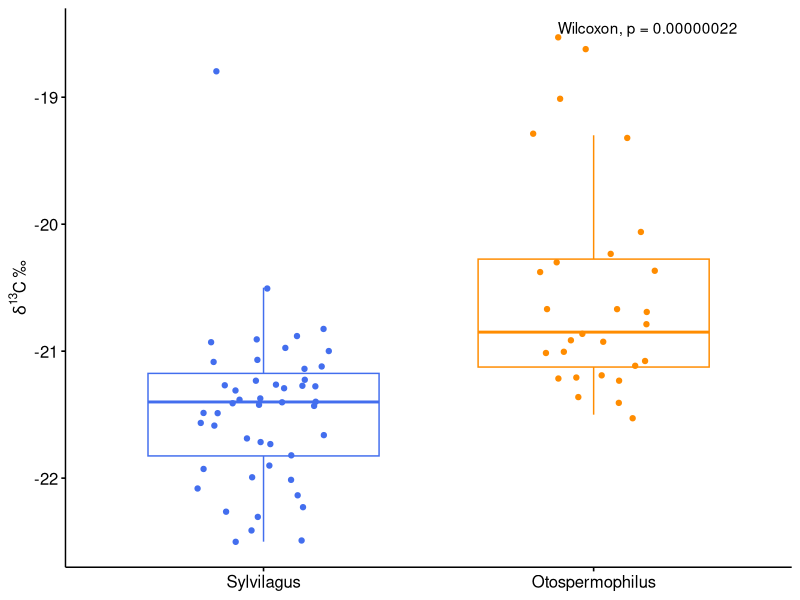
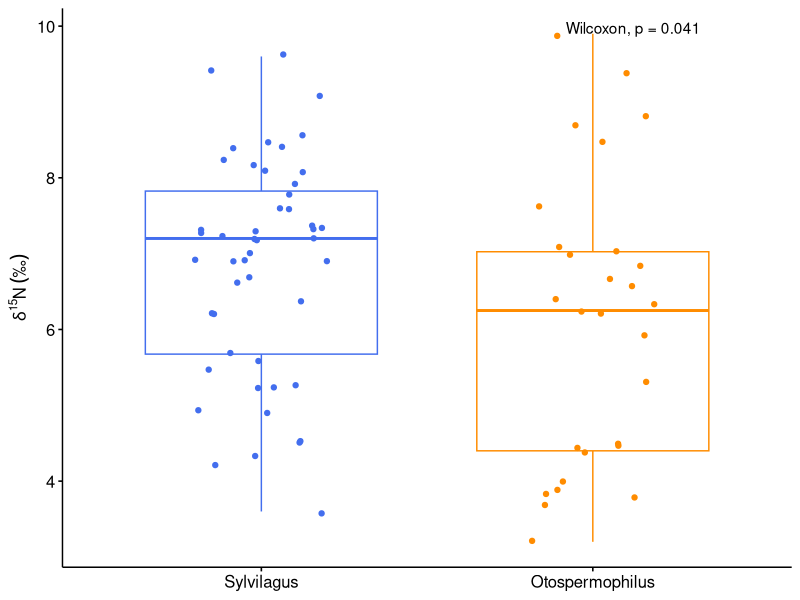
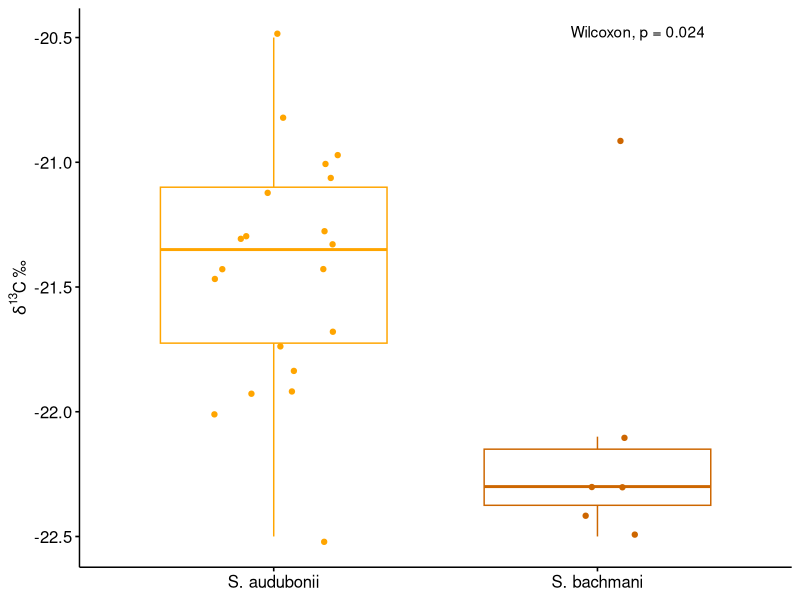
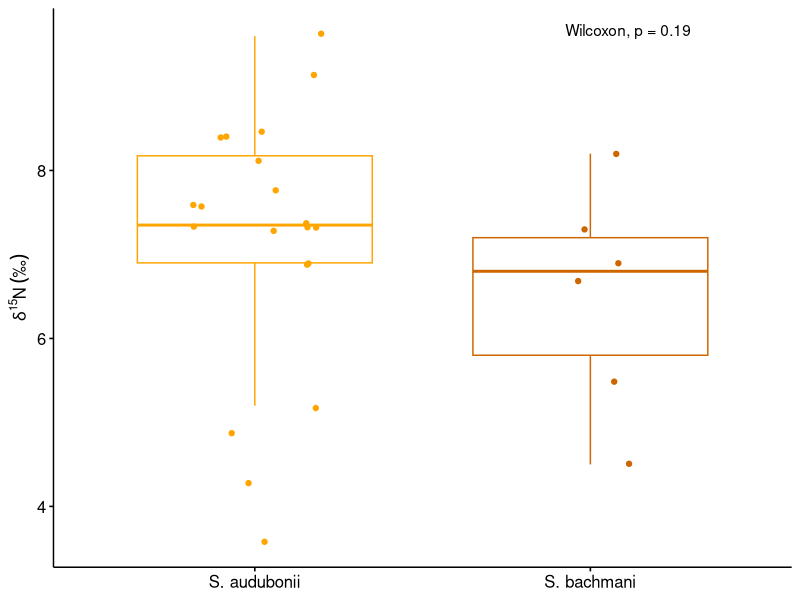
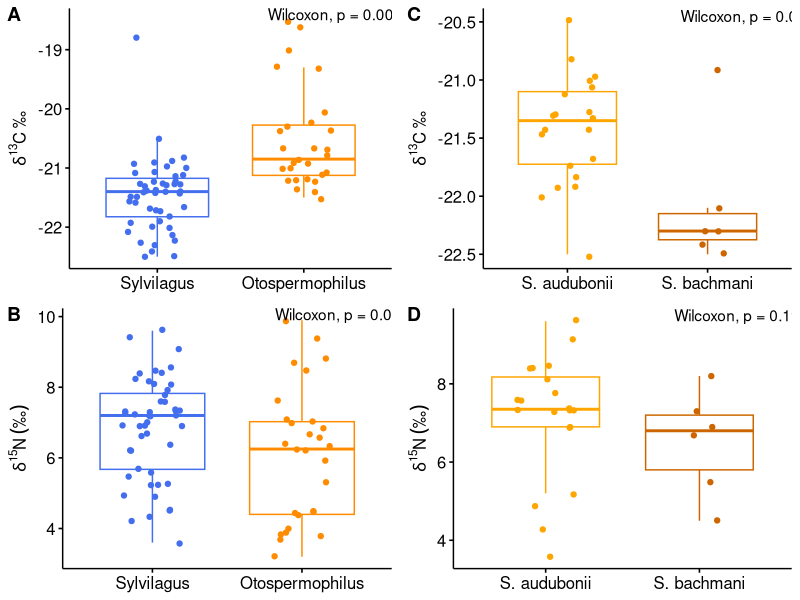
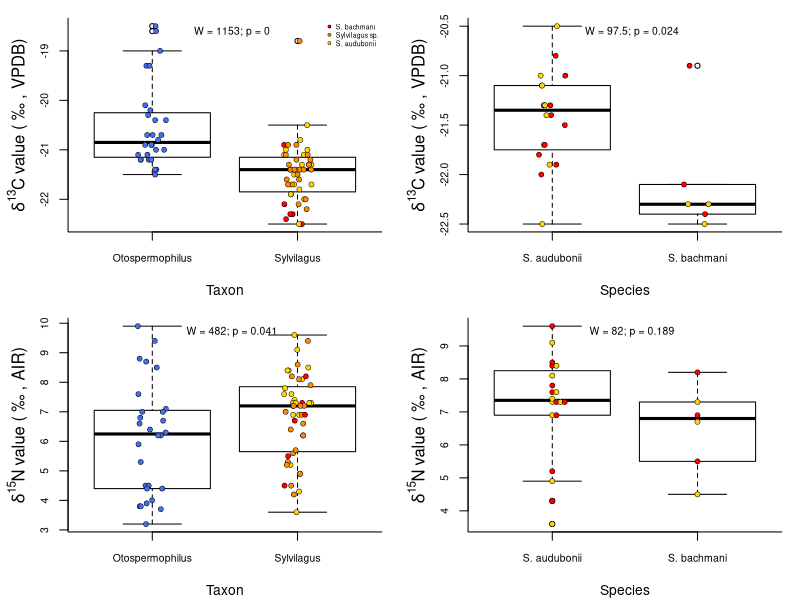

These figures' R source, in order:
options(scipen=999)
library(ggplot2)
library(tidyverse)
library(ggpubr)


# library(scales)
# library(RColorBrewer)
# library(rstatix)

# Read in file
iso_dat <- read.csv(file="data/processed/final_dataset_focaltaxa_finalAMSruns_with_isotopes_with_all_dates.csv", header=T) # All rabbits and Squirrels with isotopes - some have no dates, or dates too old to calibrate 

# determine normality, Shapiro-Wilk tests ----

#carbon
CS <- iso_dat %>%
  filter(Taxon == 'Sylvilagus') %>%
  select(del13C_permil)
shapiro.test(CS$del13C_permil)
# not normal

CO <- iso_dat %>%
  filter(Taxon == 'Otospermophilus') %>%
  select(del13C_permil)
shapiro.test(CO$del13C_permil)
# not normal

NS <- iso_dat %>%
  filter(Taxon == 'Sylvilagus') %>%
  select(del15N_permil)
shapiro.test(NS$del15N_permil)
# normal

NO <- iso_dat %>%
  filter(Taxon == 'Otospermophilus') %>%
  select(del15N_permil)
shapiro.test(NO$del15N_permil)
# normal

CSa <- iso_dat %>%
  filter(Species == 'S. audubonii') %>%
  select(del13C_permil)
shapiro.test(CSa$del13C_permil)
# normal

CSb <- iso_dat %>%
  filter(Species == 'S. bachmani') %>%
  select(del13C_permil)
shapiro.test(CSb$del13C_permil)
# not normal

NSa <- iso_dat %>%
  filter(Species == 'S. audubonii') %>%
  select(del15N_permil)
shapiro.test(NSa$del15N_permil)
# not normal

NSb <- iso_dat %>%
  filter(Species == 'S. bachmani') %>%
  select(del15N_permil)
shapiro.test(NSb$del15N_permil)
# normal


## Inter-specific - Compare squirrels to rabbits ----

# examine data
#carbon - both taxa non-normal, use wilcon.test
wilcox.c.taxon <- wilcox.test(del13C_permil~Taxon, data=iso_dat, correct = TRUE)
wilcox.c.taxon

p3 <- ggboxplot(iso_dat, x = "Taxon", y = "del13C_permil",
                color = "Taxon", palette = c("royalblue2", "darkorange"),
                add = "jitter") +
  labs(y = expression({delta}^13*C~'\u2030'), x="")+
  #  labs(y = expression(italic(delta)^13*C~("\211")))+
  theme(axis.title.x=element_blank(),
        legend.position = "none")
#  Add p-value
genus_C <- p3 + stat_compare_means(method = "wilcox.test", label.x = 2)
genus_C

#nitrogen - could use normal t-test for this. t.test marginally not significant, just use wilcox test for consistency with other comparisons.
t.test(del15N_permil~Taxon, data=iso_dat)
wilcox.n.taxon <- wilcox.test(del15N_permil~Taxon, data=iso_dat, correct = TRUE)
wilcox.n.taxon
p4 <- ggboxplot(iso_dat, x = "Taxon", y = "del15N_permil",
                color = "Taxon", palette = c("royalblue2", "darkorange"),
                add = "jitter") +
  #  labs(y = expression(italic(delta)^15*N~("\211")))+
  labs(y = expression(italic(delta)^15*N~("\u2030")))+
  theme(axis.title.x=element_blank(),
        legend.position = "none")
#  Add p-value
genus_N <- p4 + stat_compare_means(method = "wilcox.test", label.x = 2)
genus_N

## Intra - specific diet ---- 

## Compare desert cottontails to brush rabbits 

iso_rabbits<- iso_dat[grep("S. audubonii|S. bachmani", iso_dat$Species), c('del13C_permil', 'del15N_permil', 'Species', 'Taxon')]

#carbon - one taxon normal, other non-normal. Use wilcox.test 
wilcox.c.rabbits <- wilcox.test(del13C_permil~Species, data=iso_rabbits, correct = TRUE, alternative = "two.sided")
wilcox.c.rabbits
#t.test(del13C_permil~Taxon, mu=0, alt="two.sided", conf=0.95, var.eq=F, paired=F, data=iso_rabbits)

p1 <- ggboxplot(iso_rabbits, x = "Species", y = "del13C_permil",
                color = "Species", palette = c("orange", "darkorange3"),
                add = "jitter") +
  labs(y = expression({delta}^13*C~'\u2030'))+
  theme(axis.title.x=element_blank(),
        legend.position = "none")
#  Add p-value
rabbits_C <- p1 + stat_compare_means(method = "wilcox.test", label.x = 2)
#p-values appear on figure as a single plot, but not on multiplots
rabbits_C

#nitrogen - one taxon normal, other non-normal. Use wilcox.test
wilcox.n.rabbits <- wilcox.test(del15N_permil~Species, data=iso_rabbits, correct = TRUE)
wilcox.n.rabbits

p2 <- ggboxplot(iso_rabbits, x = "Species", y = "del15N_permil",
                color = "Species", palette = c("orange", "darkorange3"),
                add = "jitter") +
  #  labs(y = expression(italic(delta)^15*N~("\211")))+
  labs(y = expression(italic(delta)^15*N~("\u2030")))+
  theme(axis.title.x=element_blank(),
        legend.position = "none")
#  Add p-value
rabbits_N <- p2 + stat_compare_means(method = "wilcox.test", label.x = 2)
rabbits_N

figure <- ggarrange(genus_C, rabbits_C, genus_N, rabbits_N,
                    labels = c("A", "C", "B", "D"),
                    ncol = 2, nrow = 2)
figure

# summarize basic stats for the paper ---- 
# TAXON
wilcox.c.taxon
wilcox.n.taxon

iso_dat %>% count(Taxon)

# carbon results by Taxon
C.taxon.res <- iso_dat %>%      # Summary by group using dplyr
  group_by(Taxon) %>% 
  summarize(min = min(del13C_permil),
            median = median(del13C_permil),
            max = max(del13C_permil),
            mean = mean(del13C_permil))
C.taxon.res
C.taxon.res$mean[1] - C.taxon.res$mean[2]

  
# nitrogen results by Taxon
N.taxon.res <- iso_dat %>%                               # Summary by group using dplyr
  group_by(Taxon) %>% 
  summarize(min = min(del15N_permil),
            median = median(del15N_permil),
            mean = mean(del15N_permil),
            max = max(del15N_permil))
N.taxon.res
N.taxon.res$mean[1] - N.taxon.res$mean[2]


# SPECIES
wilcox.c.rabbits
wilcox.n.rabbits

iso_rabbits %>% count(Species)

# carbon results by Taxon
C.rabbits.res <- iso_rabbits %>%                               # Summary by group using dplyr
  group_by(Species) %>% 
  summarize(min = min(del13C_permil),
            median = median(del13C_permil),
            mean = mean(del13C_permil),
            max = max(del13C_permil))
C.rabbits.res
C.rabbits.res$mean[1] - C.rabbits.res$mean[2]

# nitrogen results by Taxon
N.rabbits.res <- iso_rabbits %>%                               # Summary by group using dplyr
  group_by(Species) %>% 
  summarize(min = min(del15N_permil),
            median = median(del15N_permil),
            mean = mean(del15N_permil),
            max = max(del15N_permil))
N.rabbits.res
N.rabbits.res$mean[1] - N.rabbits.res$mean[2]


# Figure 1 Final ----
 # to sync up Sylvilagus color scheme across panels

# create new dataframes and colors
#data
Cdatalist <- list(iso_dat$del13C_permil[which(iso_dat$Taxon=="Otospermophilus")],
                  iso_dat$del13C_permil[which(iso_dat$Taxon=="Sylvilagus")])

Ndatalist <- list(iso_dat$del15N_permil[which(iso_dat$Taxon=="Otospermophilus")],
                  iso_dat$del15N_permil[which(iso_dat$Taxon=="Sylvilagus")])

# colors
oto.col<- rep("royalblue2", length(Ndatalist[[1]]))
syl.col <- iso_dat$Species[which(iso_dat$Taxon=="Sylvilagus")]
syl.col[which(syl.col=="Leporidae")] <- "darkorange" # assuming this is Sylvilagus sp.
syl.col[which(syl.col=="Sylvilagus sp")] <- "darkorange"
syl.col[which(syl.col=="S. bachmani")] <- "red1"
syl.col[which(syl.col=="S. audubonii")] <- "gold1"
colorlist <- list(oto.col, syl.col)

pdf(file="output/Figure1_niche_boxplots_Mar2022_NF.pdf", height=8, width=8)
#grDevices::cairo_pdf("output/Figure1_niche_boxplots_Feb2022_JB.pdf", width=8, height=8)
par(bty="l", mfcol=c(2,2), mar=c(4,4,1,1)+0.1)

## Inter-specific ----
# Compare squirrels to rabbits

# carbon, interspecific
# create basic boxplot
boxplot(del13C_permil ~ Taxon, data=iso_dat, col = "white", ylab = "", cex.axis=0.75)

# add individual data points
for (i in 1:2) { 
  stripchart(na.omit(Cdatalist[[i]]), at = i, add = T, 
             pch =21, bg = colorlist[[i]], lwd=0.5, vertical = T, method = "jitter") 
}
mtext(expression({delta}^13*C~'value ('~'\u2030'~', VPDB)'), side=2, line = 2.25)
legend("top", legend=paste0("W = ", wilcox.c.taxon$statistic, "; p = ", round(wilcox.c.taxon$p.value, 3)), bty="n", cex=0.75)

legend("topright", legend=c('S. bachmani', 'Sylvilagus sp.', 'S. audubonii'), pch=21, col="black", pt.lwd=0.5, pt.bg=c("red1", "darkorange", "gold1"), bty="n", cex=0.5)

# nitrogen, interspecific
# create basic boxplot
boxplot(del15N_permil ~ Taxon, data=iso_dat, col = "white", ylab = "", cex.axis=0.75)

# add individual data points
for (i in 1:2) { 
  stripchart(na.omit(Ndatalist[[i]]), at = i, add = T, pch = 21, 
             bg = colorlist[[i]], lwd=0.5, vertical = T, method = "jitter") 
}
mtext(expression({delta}^15*N~'value ('~'\u2030'~', AIR)'), side=2, line = 2.25)
legend("top", legend=paste0("W = ", wilcox.n.taxon$statistic, "; p = ", round(wilcox.n.taxon$p.value, 3)), bty="n", cex=0.75)

## Intra-specific diet ---- 

## Compare desert cottontails to brush rabbits

# carbon, introspecific
# create basic boxplot
boxplot(del13C_permil ~ Species, data=iso_rabbits, col = "white", ylab = "", cex.axis=0.75)
# add individual data points
stripchart(del13C_permil ~ Species, data=iso_rabbits, vertical=TRUE, add=TRUE, method="jitter", pch=21, col="black", bg=c("gold1","red1"), lwd=0.5)
mtext(expression({delta}^13*C~'value ('~'\u2030'~', VPDB)'), side=2, line = 2.25)
legend("top", legend=paste0("W = ", wilcox.c.rabbits$statistic, "; p = ", round(wilcox.c.rabbits$p.value, 3)), bty="n", cex=0.75)

# nitrogen, intraspecific
# create basic boxplot
boxplot(del15N_permil ~ Species, data=iso_rabbits, col = "white", ylab = "", cex.axis=0.75)
# add individual data points
stripchart(del15N_permil ~ Species, data=iso_rabbits, vertical=TRUE, add=TRUE, method="stack", pch=21, col="black", bg=c("gold1","red1"), lwd=0.5)
mtext(expression({delta}^15*N~'value ('~'\u2030'~', AIR)'), side=2, line = 2.25)
legend("top", legend=paste0("W = ", wilcox.n.rabbits$statistic, "; p = ", round(wilcox.n.rabbits$p.value, 3)), bty="n", cex=0.75)

dev.off()


# In Illustrator: Add A,B,C,D labels, italicize taxon names, move jittered points over to outliers.
